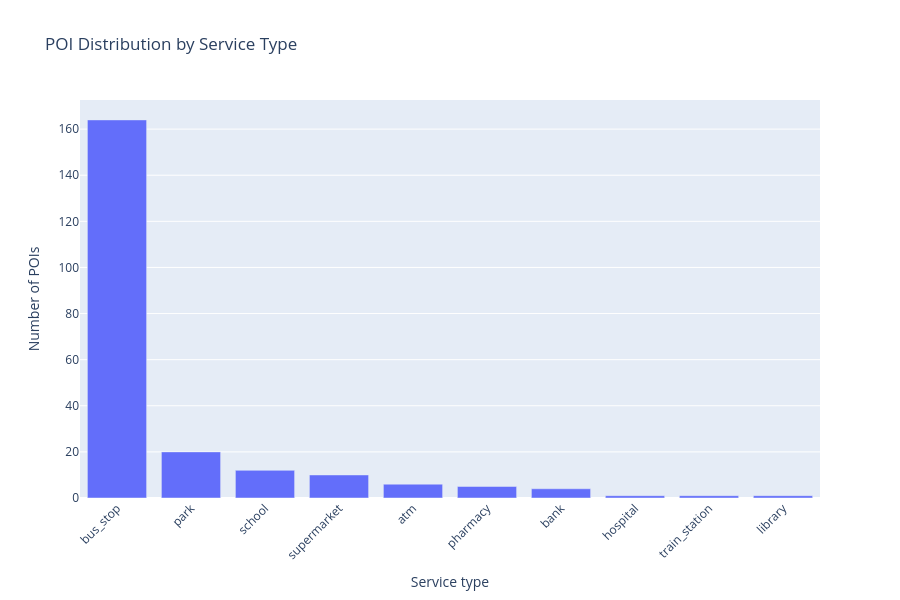

The notebook cell saved with this chart:
### Markdown cell above
### 1. Interactive POI service distribution ###

### Code cell
poi_counts = (
    pois["service_type"]
    .value_counts()
    .reset_index()
)

poi_counts.columns = ["service_type", "count"]

fig = px.bar(
    poi_counts,
    x="service_type",
    y="count",
    title="POI Distribution by Service Type",
    labels={
        "service_type": "Service type",
        "count": "Number of POIs",
    },
    hover_data=["count"],
)

fig.update_layout(
    xaxis_tickangle=-45,
    height=600,
)

fig.show()

fig.write_html(
    MAP_DIR / "poi_service_distribution.html",
    include_plotlyjs="cdn",
)

### Figure 1 — Plotly figure (JSON) as saved in the notebook; plotly's stock layout.template omitted (floating-point values rounded to 4 significant figures)
{"data": [{"hovertemplate": "Service type=%{x}<br>Number of POIs=%{y}<extra></extra>", "legendgroup": "", "marker": {"color": "#636efa", "pattern": {"shape": ""}}, "name": "", "orientation": "v", "showlegend": false, "textposition": "auto", "type": "bar", "x": ["bus_stop", "park", "school", "supermarket", "atm", "pharmacy", "bank", "hospital", "train_station", "library"], "xaxis": "x", "y": [164, 20, 12, 10, 6, 5, 4, 1, 1, 1], "yaxis": "y"}], "layout": {"barmode": "relative", "height": 600, "legend": {"tracegroupgap": 0}, "title": {"text": "POI Distribution by Service Type"}, "xaxis": {"anchor": "y", "domain": [0, 1], "tickangle": -45, "title": {"text": "Service type"}}, "yaxis": {"anchor": "x", "domain": [0, 1], "title": {"text": "Number of POIs"}}}}
